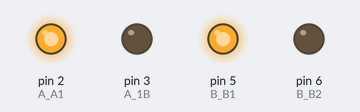
Bench run of a sketch on a simulated Arduino Uno, built with avr-gcc and run on an emulated ATmega328P. Parts: output pins drawn as LEDs (lit = HIGH).

Above: at 0.1 s.
At 3.1 s:
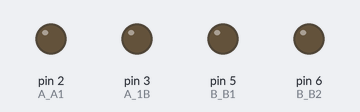
At 8.1 s:
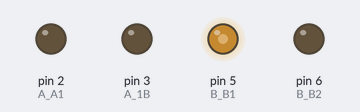
At 11.1 s:
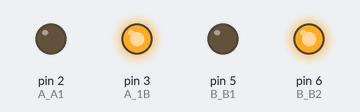
At 30.22 s:
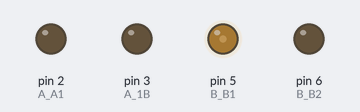
Timing chart, 0 to 40.0 s (numbered marks = the images above):
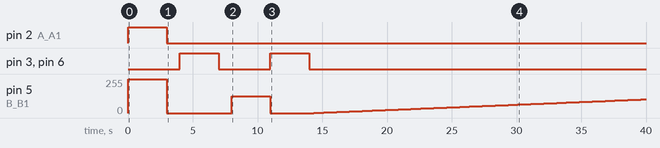

The sketch:

carrito_D.ino
```cpp
const int A_A1 = 2;
const int A_1B = 3;
const int B_B1 = 5;
const int B_B2 = 6;

void setup()
{
  pinMode(A_A1, OUTPUT);
  pinMode(A_1B, OUTPUT);
  pinMode(B_B1, OUTPUT);
  pinMode(B_B2, OUTPUT);

  analogWrite(A_A1, 0); digitalWrite(A_1B, 0);
  analogWrite(B_B1, 0); digitalWrite(B_B2, 0);
}
void loop()
{
  analogWrite(A_A1, 255); digitalWrite(A_1B, 0);
  analogWrite(B_B1, 255); digitalWrite(B_B2, 0);
  delay(3000);

  analogWrite(A_A1, 0); digitalWrite(A_1B, 0);
  analogWrite(B_B1, 0); digitalWrite(B_B2, 0);
  delay(1000);

  analogWrite(A_A1, 0); digitalWrite(A_1B, 255);
  analogWrite(B_B1, 0); digitalWrite(B_B2, 255);
  delay(3000);

  analogWrite(A_A1, 0); digitalWrite(A_1B, 0);
  analogWrite(B_B1, 0); digitalWrite(B_B2, 0);
  delay(1000);

  analogWrite(A_A1, 126); digitalWrite(A_1B, 0);
  analogWrite(B_B1, 126); digitalWrite(B_B2, 0);
  delay(3000);

  analogWrite(A_A1, 0); digitalWrite(A_1B, 126);
  analogWrite(B_B1, 0); digitalWrite(B_B2, 126);
  delay(3000);

  analogWrite(A_A1, 0); digitalWrite(A_1B, 0);
   analogWrite(B_B1, 0); digitalWrite(B_B2, 0);
  delay(100);

  for (int x=0; x<256; x++)
  {
    analogWrite(A_A1, x); digitalWrite(A_1B, 0);
    analogWrite(B_B1, x); digitalWrite(B_B2, 0);
    delay(250);
  }
  analogWrite(A_A1, 0); digitalWrite(A_1B, 0);
  analogWrite(B_B1, 0); digitalWrite(B_B2, 0);
  delay(1000);
}
```

Measured:
- by itself, pin 2 (A_A1): LOW → HIGH at 0.00 s, → LOW 3.0 s later
- by itself, pin 3 (A_1B), pin 6 (B_B2): alternates HIGH for 3.0 s and LOW for 4.0 s, 4 changes in all, then stays LOW
- by itself, pin 5 (B_B1): 0/255 → 255/255 at 0.00 s, → 0/255 3.0 s later, → 126/255 5.0 s later, → 0/255 3.0 s later, … (107 changes in this stretch)
